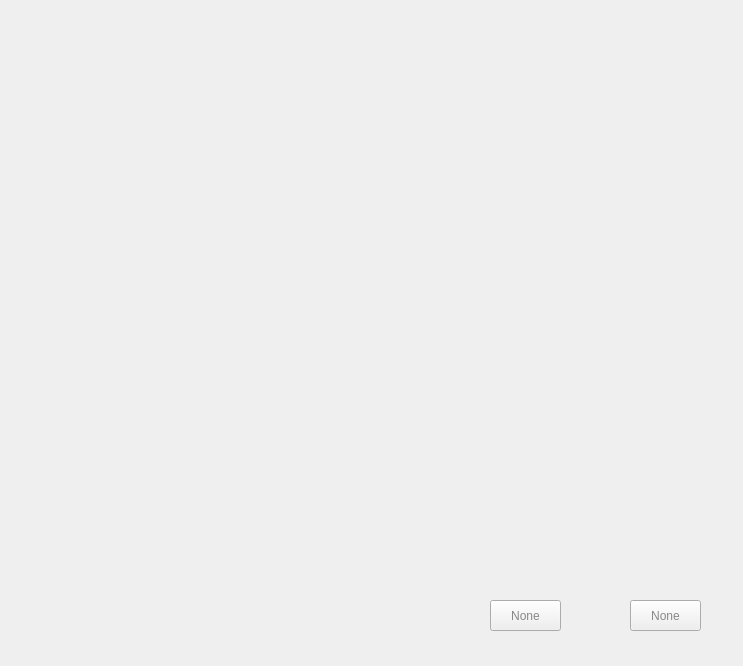
<?xml version="1.0" encoding="UTF-8"?>
<ui version="4.0">
 <class>Form</class>
 <widget class="QWidget" name="Form">
  <property name="geometry">
   <rect>
    <x>0</x>
    <y>0</y>
    <width>743</width>
    <height>666</height>
   </rect>
  </property>
  <property name="windowTitle">
   <string>Form</string>
  </property>
  <widget class="QPushButton" name="pushButton_5">
   <property name="geometry">
    <rect>
     <x>490</x>
     <y>600</y>
     <width>71</width>
     <height>31</height>
    </rect>
   </property>
   <property name="palette">
    <palette>
     <active>
      <colorrole role="WindowText">
       <brush brushstyle="SolidPattern">
        <color alpha="255">
         <red>136</red>
         <green>136</green>
         <blue>136</blue>
        </color>
       </brush>
      </colorrole>
      <colorrole role="ButtonText">
       <brush brushstyle="SolidPattern">
        <color alpha="255">
         <red>136</red>
         <green>136</green>
         <blue>136</blue>
        </color>
       </brush>
      </colorrole>
     </active>
     <inactive>
      <colorrole role="WindowText">
       <brush brushstyle="SolidPattern">
        <color alpha="255">
         <red>136</red>
         <green>136</green>
         <blue>136</blue>
        </color>
       </brush>
      </colorrole>
      <colorrole role="ButtonText">
       <brush brushstyle="SolidPattern">
        <color alpha="255">
         <red>136</red>
         <green>136</green>
         <blue>136</blue>
        </color>
       </brush>
      </colorrole>
     </inactive>
     <disabled>
      <colorrole role="WindowText">
       <brush brushstyle="SolidPattern">
        <color alpha="255">
         <red>120</red>
         <green>120</green>
         <blue>120</blue>
        </color>
       </brush>
      </colorrole>
      <colorrole role="ButtonText">
       <brush brushstyle="SolidPattern">
        <color alpha="255">
         <red>120</red>
         <green>120</green>
         <blue>120</blue>
        </color>
       </brush>
      </colorrole>
     </disabled>
    </palette>
   </property>
   <property name="styleSheet">
    <string notr="true">font: 25 14pt &quot;Raleway ExtraLight&quot;;</string>
   </property>
   <property name="text">
    <string>None</string>
   </property>
  </widget>
  <widget class="QPushButton" name="pushButton_6">
   <property name="geometry">
    <rect>
     <x>630</x>
     <y>600</y>
     <width>71</width>
     <height>31</height>
    </rect>
   </property>
   <property name="palette">
    <palette>
     <active>
      <colorrole role="WindowText">
       <brush brushstyle="SolidPattern">
        <color alpha="255">
         <red>136</red>
         <green>136</green>
         <blue>136</blue>
        </color>
       </brush>
      </colorrole>
      <colorrole role="ButtonText">
       <brush brushstyle="SolidPattern">
        <color alpha="255">
         <red>136</red>
         <green>136</green>
         <blue>136</blue>
        </color>
       </brush>
      </colorrole>
     </active>
     <inactive>
      <colorrole role="WindowText">
       <brush brushstyle="SolidPattern">
        <color alpha="255">
         <red>136</red>
         <green>136</green>
         <blue>136</blue>
        </color>
       </brush>
      </colorrole>
      <colorrole role="ButtonText">
       <brush brushstyle="SolidPattern">
        <color alpha="255">
         <red>136</red>
         <green>136</green>
         <blue>136</blue>
        </color>
       </brush>
      </colorrole>
     </inactive>
     <disabled>
      <colorrole role="WindowText">
       <brush brushstyle="SolidPattern">
        <color alpha="255">
         <red>120</red>
         <green>120</green>
         <blue>120</blue>
        </color>
       </brush>
      </colorrole>
      <colorrole role="ButtonText">
       <brush brushstyle="SolidPattern">
        <color alpha="255">
         <red>120</red>
         <green>120</green>
         <blue>120</blue>
        </color>
       </brush>
      </colorrole>
     </disabled>
    </palette>
   </property>
   <property name="styleSheet">
    <string notr="true">font: 25 14pt &quot;Raleway ExtraLight&quot;;</string>
   </property>
   <property name="text">
    <string>None</string>
   </property>
  </widget>
 </widget>
 <resources/>
 <connections/>
</ui>
